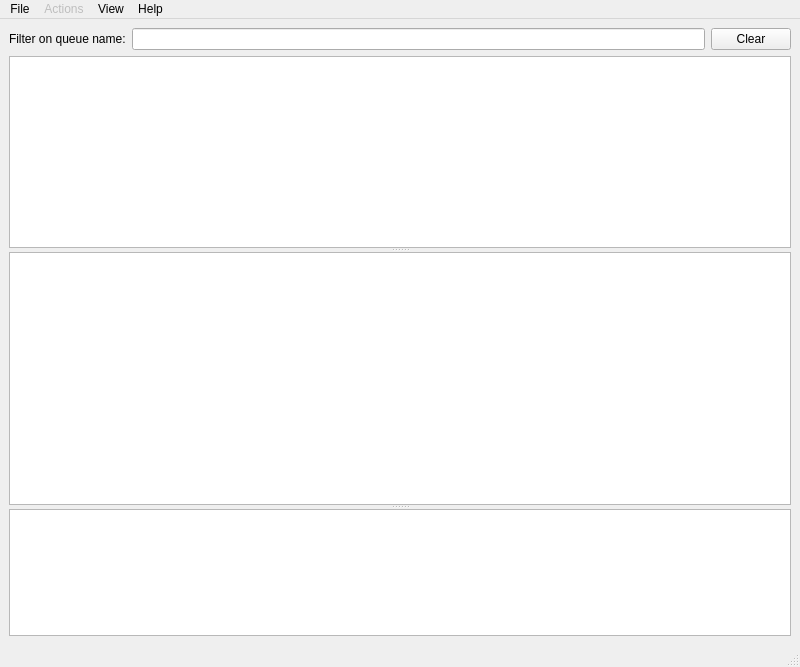
<?xml version="1.0" encoding="UTF-8"?>
<ui version="4.0">
 <class>MainWindow</class>
 <widget class="QMainWindow" name="MainWindow">
  <property name="geometry">
   <rect>
    <x>0</x>
    <y>0</y>
    <width>800</width>
    <height>667</height>
   </rect>
  </property>
  <property name="windowTitle">
   <string>Queue Viewer</string>
  </property>
  <widget class="QWidget" name="centralwidget">
   <layout class="QGridLayout" name="gridLayout">
    <item row="0" column="0">
     <layout class="QHBoxLayout" name="horizontalLayout">
      <item>
       <widget class="QLabel" name="label_queue_filter">
        <property name="enabled">
         <bool>true</bool>
        </property>
        <property name="text">
         <string>Filter on queue name:</string>
        </property>
       </widget>
      </item>
      <item>
       <widget class="QLineEdit" name="lineEdit_queue_filter">
        <property name="enabled">
         <bool>true</bool>
        </property>
       </widget>
      </item>
      <item>
       <widget class="QPushButton" name="pushButton_clear_filter">
        <property name="enabled">
         <bool>true</bool>
        </property>
        <property name="text">
         <string>Clear</string>
        </property>
       </widget>
      </item>
     </layout>
    </item>
    <item row="1" column="0">
     <layout class="QGridLayout" name="gridLayout_5">
      <item row="0" column="0">
       <widget class="QSplitter" name="splitter_2">
        <property name="orientation">
         <enum>Qt::Vertical</enum>
        </property>
        <widget class="QueueTableView" name="tableView_object">
         <property name="font">
          <font>
           <family>DejaVu Sans Mono</family>
          </font>
         </property>
         <property name="selectionMode">
          <enum>QAbstractItemView::SingleSelection</enum>
         </property>
         <property name="selectionBehavior">
          <enum>QAbstractItemView::SelectRows</enum>
         </property>
         <property name="sortingEnabled">
          <bool>true</bool>
         </property>
         <property name="wordWrap">
          <bool>false</bool>
         </property>
         <attribute name="horizontalHeaderStretchLastSection">
          <bool>true</bool>
         </attribute>
         <attribute name="verticalHeaderDefaultSectionSize">
          <number>17</number>
         </attribute>
        </widget>
        <widget class="QSplitter" name="splitter_1">
         <property name="orientation">
          <enum>Qt::Vertical</enum>
         </property>
         <widget class="QTreeView" name="treeView_objects">
          <property name="sizePolicy">
           <sizepolicy hsizetype="Expanding" vsizetype="Expanding">
            <horstretch>0</horstretch>
            <verstretch>2</verstretch>
           </sizepolicy>
          </property>
          <property name="font">
           <font>
            <family>DejaVu Sans Mono</family>
           </font>
          </property>
          <property name="editTriggers">
           <set>QAbstractItemView::NoEditTriggers</set>
          </property>
          <property name="selectionMode">
           <enum>QAbstractItemView::SingleSelection</enum>
          </property>
          <property name="autoExpandDelay">
           <number>-1</number>
          </property>
          <property name="uniformRowHeights">
           <bool>false</bool>
          </property>
          <property name="animated">
           <bool>false</bool>
          </property>
          <property name="wordWrap">
           <bool>true</bool>
          </property>
          <property name="headerHidden">
           <bool>false</bool>
          </property>
         </widget>
         <widget class="QTextBrowser" name="textBrowser_body">
          <property name="sizePolicy">
           <sizepolicy hsizetype="Expanding" vsizetype="Expanding">
            <horstretch>0</horstretch>
            <verstretch>1</verstretch>
           </sizepolicy>
          </property>
          <property name="html">
           <string>&lt;!DOCTYPE HTML PUBLIC &quot;-//W3C//DTD HTML 4.0//EN&quot; &quot;http://www.w3.org/TR/REC-html40/strict.dtd&quot;&gt;
&lt;html&gt;&lt;head&gt;&lt;meta name=&quot;qrichtext&quot; content=&quot;1&quot; /&gt;&lt;style type=&quot;text/css&quot;&gt;
p, li { white-space: pre-wrap; }
&lt;/style&gt;&lt;/head&gt;&lt;body style=&quot; font-family:'Cantarell'; font-size:11pt; font-weight:400; font-style:normal;&quot;&gt;
&lt;p style=&quot;-qt-paragraph-type:empty; margin-top:0px; margin-bottom:0px; margin-left:0px; margin-right:0px; -qt-block-indent:0; text-indent:0px;&quot;&gt;&lt;/p&gt;&lt;/body&gt;&lt;/html&gt;</string>
          </property>
          <property name="openLinks">
           <bool>false</bool>
          </property>
         </widget>
        </widget>
       </widget>
      </item>
     </layout>
    </item>
   </layout>
  </widget>
  <widget class="QMenuBar" name="menubar">
   <property name="geometry">
    <rect>
     <x>0</x>
     <y>0</y>
     <width>800</width>
     <height>29</height>
    </rect>
   </property>
   <widget class="QMenu" name="menuFile">
    <property name="title">
     <string>File</string>
    </property>
    <addaction name="actionOpen_Localhost"/>
    <addaction name="actionOpen"/>
    <addaction name="actionClose"/>
    <addaction name="separator"/>
    <addaction name="actionExit"/>
   </widget>
   <widget class="QMenu" name="menuActions">
    <property name="enabled">
     <bool>false</bool>
    </property>
    <property name="title">
     <string>Actions</string>
    </property>
    <addaction name="actionPause"/>
    <addaction name="actionResume"/>
    <addaction name="separator"/>
    <addaction name="actionPurge"/>
    <addaction name="actionDelete"/>
    <addaction name="separator"/>
    <addaction name="actionCopy_Messages"/>
    <addaction name="actionTrace_a_Message"/>
   </widget>
   <widget class="QMenu" name="menuView">
    <property name="title">
     <string>View</string>
    </property>
    <widget class="QMenu" name="menuToolbars">
     <property name="title">
      <string>Toolbars...</string>
     </property>
     <addaction name="actionConnection_toolbar"/>
     <addaction name="actionQueue_toolbar"/>
     <addaction name="actionMessage_toolbar"/>
    </widget>
    <addaction name="menuToolbars"/>
   </widget>
   <widget class="QMenu" name="menuHelp">
    <property name="title">
     <string>Help</string>
    </property>
    <addaction name="actionAbout_QView"/>
   </widget>
   <addaction name="menuFile"/>
   <addaction name="menuActions"/>
   <addaction name="menuView"/>
   <addaction name="menuHelp"/>
  </widget>
  <widget class="QStatusBar" name="statusbar"/>
  <action name="actionOpen_Localhost">
   <property name="text">
    <string>Open localhost</string>
   </property>
   <property name="statusTip">
    <string>Open localhost</string>
   </property>
  </action>
  <action name="actionOpen">
   <property name="icon">
    <iconset resource="toolbar_icons.qrc">
     <normaloff>:/images/connect-broker.png</normaloff>:/images/connect-broker.png</iconset>
   </property>
   <property name="text">
    <string>Open...</string>
   </property>
   <property name="toolTip">
    <string>Open connection to a broker</string>
   </property>
   <property name="statusTip">
    <string>Open connection to a broker</string>
   </property>
  </action>
  <action name="actionClose">
   <property name="enabled">
    <bool>false</bool>
   </property>
   <property name="icon">
    <iconset resource="toolbar_icons.qrc">
     <normaloff>:/images/disconnect-broker.png</normaloff>:/images/disconnect-broker.png</iconset>
   </property>
   <property name="text">
    <string>Close</string>
   </property>
   <property name="toolTip">
    <string>Close connection to broker</string>
   </property>
   <property name="statusTip">
    <string>Close connection to broker</string>
   </property>
  </action>
  <action name="actionExit">
   <property name="text">
    <string>Exit</string>
   </property>
   <property name="statusTip">
    <string>Exit</string>
   </property>
  </action>
  <action name="actionPause">
   <property name="enabled">
    <bool>true</bool>
   </property>
   <property name="icon">
    <iconset resource="toolbar_icons.qrc">
     <normaloff>:/images/pause.png</normaloff>:/images/pause.png</iconset>
   </property>
   <property name="text">
    <string>Pause queue</string>
   </property>
   <property name="iconText">
    <string>Pause</string>
   </property>
   <property name="statusTip">
    <string>Pause queue</string>
   </property>
  </action>
  <action name="actionResume">
   <property name="enabled">
    <bool>false</bool>
   </property>
   <property name="icon">
    <iconset resource="toolbar_icons.qrc">
     <normaloff>:/images/play.png</normaloff>:/images/play.png</iconset>
   </property>
   <property name="text">
    <string>Resume queue</string>
   </property>
   <property name="iconText">
    <string>Resume</string>
   </property>
   <property name="statusTip">
    <string>Resume queue</string>
   </property>
  </action>
  <action name="actionPurge">
   <property name="enabled">
    <bool>true</bool>
   </property>
   <property name="icon">
    <iconset resource="toolbar_icons.qrc">
     <normaloff>:/images/purge.png</normaloff>:/images/purge.png</iconset>
   </property>
   <property name="text">
    <string>Purge messages</string>
   </property>
   <property name="iconText">
    <string>Purge</string>
   </property>
   <property name="toolTip">
    <string>Purge top messages</string>
   </property>
   <property name="statusTip">
    <string>Purge top messages</string>
   </property>
  </action>
  <action name="actionDelete">
   <property name="enabled">
    <bool>true</bool>
   </property>
   <property name="icon">
    <iconset resource="toolbar_icons.qrc">
     <normaloff>:/images/delete.png</normaloff>:/images/delete.png</iconset>
   </property>
   <property name="text">
    <string>Delete message</string>
   </property>
   <property name="iconText">
    <string>Delete</string>
   </property>
   <property name="toolTip">
    <string>Delete message</string>
   </property>
   <property name="statusTip">
    <string>Delete message</string>
   </property>
  </action>
  <action name="actionCopy_Messages">
   <property name="enabled">
    <bool>true</bool>
   </property>
   <property name="icon">
    <iconset resource="toolbar_icons.qrc">
     <normaloff>:/images/copy.png</normaloff>:/images/copy.png</iconset>
   </property>
   <property name="text">
    <string>Copy message</string>
   </property>
   <property name="iconText">
    <string>Copy</string>
   </property>
   <property name="statusTip">
    <string>Copy message</string>
   </property>
  </action>
  <action name="actionTrace_a_Message">
   <property name="enabled">
    <bool>false</bool>
   </property>
   <property name="icon">
    <iconset resource="toolbar_icons.qrc">
     <normaloff>:/images/trace.png</normaloff>:/images/trace.png</iconset>
   </property>
   <property name="text">
    <string>Trace a message</string>
   </property>
   <property name="iconText">
    <string>Trace</string>
   </property>
   <property name="statusTip">
    <string>Trace a message</string>
   </property>
   <property name="visible">
    <bool>false</bool>
   </property>
  </action>
  <action name="actionConnection_toolbar">
   <property name="checkable">
    <bool>true</bool>
   </property>
   <property name="checked">
    <bool>true</bool>
   </property>
   <property name="text">
    <string>Connection actions</string>
   </property>
  </action>
  <action name="actionQueue_toolbar">
   <property name="checkable">
    <bool>true</bool>
   </property>
   <property name="checked">
    <bool>true</bool>
   </property>
   <property name="text">
    <string>Queue actions</string>
   </property>
  </action>
  <action name="actionMessage_toolbar">
   <property name="checkable">
    <bool>true</bool>
   </property>
   <property name="checked">
    <bool>true</bool>
   </property>
   <property name="text">
    <string>Message actions</string>
   </property>
  </action>
  <action name="actionAbout_QView">
   <property name="text">
    <string>About QView...</string>
   </property>
  </action>
  <action name="actionRefresh">
   <property name="checkable">
    <bool>true</bool>
   </property>
   <property name="text">
    <string>Refreshing</string>
   </property>
   <property name="toolTip">
    <string>Click to pause page updates</string>
   </property>
  </action>
 </widget>
 <customwidgets>
  <customwidget>
   <class>QueueTableView</class>
   <extends>QTableView</extends>
   <header location="global">queuetableview.h</header>
  </customwidget>
 </customwidgets>
 <resources>
  <include location="toolbar_icons.qrc"/>
 </resources>
 <connections>
  <connection>
   <sender>actionExit</sender>
   <signal>triggered()</signal>
   <receiver>MainWindow</receiver>
   <slot>close()</slot>
   <hints>
    <hint type="sourcelabel">
     <x>-1</x>
     <y>-1</y>
    </hint>
    <hint type="destinationlabel">
     <x>399</x>
     <y>299</y>
    </hint>
   </hints>
  </connection>
  <connection>
   <sender>pushButton_clear_filter</sender>
   <signal>clicked()</signal>
   <receiver>lineEdit_queue_filter</receiver>
   <slot>clear()</slot>
   <hints>
    <hint type="sourcelabel">
     <x>747</x>
     <y>54</y>
    </hint>
    <hint type="destinationlabel">
     <x>427</x>
     <y>54</y>
    </hint>
   </hints>
  </connection>
 </connections>
</ui>
